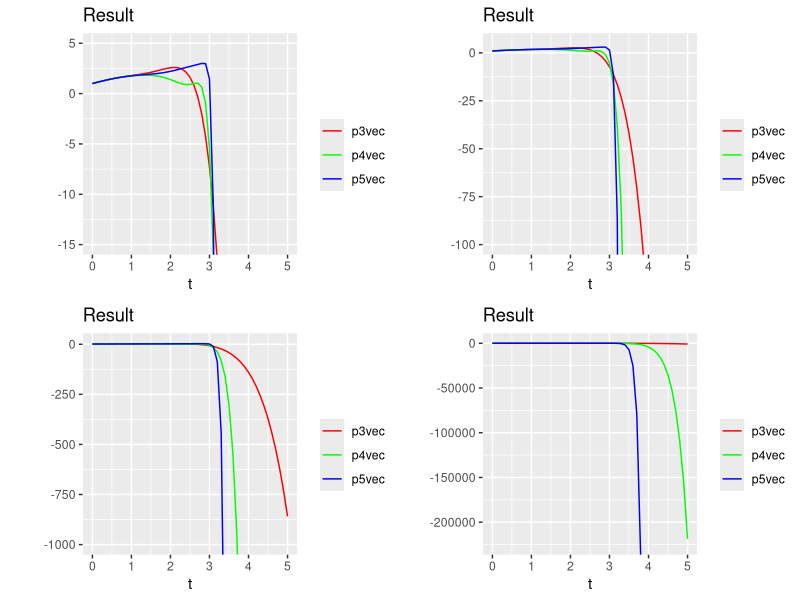

Recreate this plot in R.

rm(list = ls())

library(purrr)
library(ggplot2)
library(polynom)
library(cowplot)

############################## a
polvec <- c()


polyn <- function() {
  cat("please only input numbers in the following prompts \n the polynomial will be of the form a1 + a2x + a3x^2... etc.")
  m <- as.numeric(readline(prompt = "the degree of the polynomial: "))
  a <- c()
  for (i in 1:(m+1)) {
    a[i] <- as.numeric(readline(prompt = paste("the ", i, "coefficient of the polynomial: ")))
  }
  poly <- polynomial(coef = a)
  cat("The polynomial: ")
  return(poly)
}

polynsum_ordi <- function(x = 1, a = c(-3, 0, 6), m = 2) {
  if (length(a) != m+1){
    stop("non compatible length of order and coefficients")
  }
  m <- seq(from = 0, to = m, by = 1)
  for (i in 1:length(a)) {
    c <- a[i]*x^m[i]
    polvec <- c(polvec, c)
  }
  return(sum(polvec))
}


polynsum <- function(x , a , m) {
  polvec <- polylist()
  if (length(a) != m+1){
    stop("non compatible length of order and coefficients")
  }
  m <- seq(from = 0, to = m, by = 1)
  for (i in 1:length(a)) {
    polvec[[i]] <- a[i]*(x^m[i])
  }
  return(sum(polvec))
}


############################## b

primitive <- function(a) {
  prim_vec <- c()
  neworder <- seq(1, length(a), by = 1)
  for (i in neworder) {
    prim_vec[1] <- 0
    prim_vec[i+1] <- a[i]/i
  }
  return(as.polynomial(prim_vec))
}

primitive(c(-3,0,6))

############## c



picarditeration <- function(a, xk, x0) {
  xold <- as.polynomial(xk)
  xnew <- primitive(polynsum(x = xold, a, m = length(a)-1))
  xnew[1] <- xnew[1] + x0
  return(xnew)
}




picarditeration(a = c(-3, 0, 6), xk = -1, x0 = -1)
picarditeration(a = c(-3, 0, 6), xk = c(-1, 3), x0 = -1)

polynsum_ordi(x = -1, a = c(-3, 0, 6), m = 2)
polynsum(x = as.polynomial(-1), a = c(-3, 0, 6), m = 2)

############################## d


picardmethod_input <- function() {
  cat("please only input numbers in the following prompts \n the polynomial will be of the form a1 + a2x + a3x^2... etc.\n")
  m <- as.numeric(readline(prompt = "the degree of the polynomial: "))
  a <- c()
  for (i in 1:(m+1)) {
    a[i] <- as.numeric(readline(prompt = paste("the ", i, "coefficient of the polynomial: ")))
  }
  x0 <- as.numeric(readline(prompt = "the initial value: "))
  max.iter <- as.numeric(readline(prompt = "the number of iterations: "))
  
  xnew <- polynomial(x0)
  iter <- 0
  while (iter < max.iter) {
    xold <- xnew
    xnew <- primitive(polynsum(x = xold, a, m = length(a) - 1))
    xnew[1] <- xnew[1] + x0
    iter <- iter + 1
#    cat("at iteration", iter, "the approximate polynomial solution coefficents are", xnew, "\n")
  }
  cat("iterations:", iter, "\n")
  return(xnew)
}



############################## e
picardmethod <- function(a, x0, max.iter) {
  xnew <- polynomial(x0)
  iter <- 0
  while (iter < max.iter) {
    xold <- xnew
    xnew <- primitive(polynsum(x = xold, a, m = length(a) - 1))
    xnew[1] <- xnew[1] + x0
    iter <- iter + 1
    #    cat("at iteration", iter, "the approximate polynomial solution coefficents are", xnew, "\n")
  }
  cat("iterations:", iter, "\n")
  return(xnew)
}


p3 <- picardmethod(a = c(0,2,-1), x0 = 1, max.iter = 3);p3
p4 <- picardmethod(a = c(0,2,-1), x0 = 1, max.iter = 4);p4
p5 <- picardmethod(a = c(0,2,-1), x0 = 1, max.iter = 5);p5


t <- seq(0, 5, 0.1)
p3vec <- c(); p4vec <- c(); p5vec <- c()

for (i in 1:length(t)) {
  p3vec[i] <- polynsum_ordi(x = t[i], a = p3, length(p3)-1) 
  p4vec[i] <- polynsum_ordi(x = t[i], a = p4, length(p4)-1) 
  p5vec[i] <- polynsum_ordi(x = t[i], a = p5, length(p5)-1) 
}


results <- data.frame(t, p3vec, p4vec, p5vec)


plot1 <- ggplot(data = results, aes(x = t)) + 
  geom_line(aes(y = p3vec, colour = "p3vec")) + 
  geom_line(aes(y = p4vec, colour = "p4vec")) + 
  geom_line(aes(y = p5vec, colour = "p5vec")) + 
  scale_colour_manual("", 
                      breaks = c("p3vec", "p4vec", "p5vec"),
                      values = c("red", "green", "blue")) +
  ylab("") + 
  coord_cartesian(xlim = c(0,5),ylim = c(-2.25e5, 5)) + 
  labs(title = "Result")

plot2 <- ggplot(data = results, aes(x = t)) + 
  geom_line(aes(y = p3vec, colour = "p3vec")) + 
  geom_line(aes(y = p4vec, colour = "p4vec")) + 
  geom_line(aes(y = p5vec, colour = "p5vec")) + 
  scale_colour_manual("", 
                      breaks = c("p3vec", "p4vec", "p5vec"),
                      values = c("red", "green", "blue")) +
  ylab("") + 
  coord_cartesian(xlim = c(0,5),ylim = c(-15, 5)) + 
  labs(title = "Result")

plot3 <- ggplot(data = results, aes(x = t)) + 
  geom_line(aes(y = p3vec, colour = "p3vec")) + 
  geom_line(aes(y = p4vec, colour = "p4vec")) + 
  geom_line(aes(y = p5vec, colour = "p5vec")) + 
  scale_colour_manual("", 
                      breaks = c("p3vec", "p4vec", "p5vec"),
                      values = c("red", "green", "blue")) +
  ylab("") + 
  coord_cartesian(xlim = c(0,5),ylim = c(-1e2, 5)) + 
  labs(title = "Result")

plot4 <- ggplot(data = results, aes(x = t)) + 
  geom_line(aes(y = p3vec, colour = "p3vec")) + 
  geom_line(aes(y = p4vec, colour = "p4vec")) + 
  geom_line(aes(y = p5vec, colour = "p5vec")) + 
  scale_colour_manual("", 
                      breaks = c("p3vec", "p4vec", "p5vec"),
                      values = c("red", "green", "blue")) +
  ylab("") + 
  coord_cartesian(xlim = c(0,5),ylim = c(-1e3, 5)) + 
  labs(title = "Result")

plot_grid(plot2, plot3, plot4, plot1, nrow = 2, ncol = 2 , align = "hv")

############################## f



################################ notes












